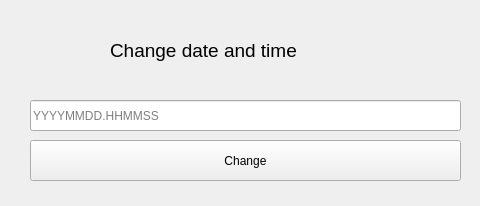
<?xml version="1.0" encoding="UTF-8"?>
<ui version="4.0">
 <class>MainWindow</class>
 <widget class="QMainWindow" name="MainWindow">
  <property name="geometry">
   <rect>
    <x>0</x>
    <y>0</y>
    <width>480</width>
    <height>206</height>
   </rect>
  </property>
  <property name="windowTitle">
   <string>Glassy</string>
  </property>
  <widget class="QWidget" name="centralwidget">
   <widget class="QLabel" name="label">
    <property name="geometry">
     <rect>
      <x>20</x>
      <y>10</y>
      <width>81</width>
      <height>81</height>
     </rect>
    </property>
    <property name="text">
     <string/>
    </property>
    <property name="pixmap">
     <pixmap>../img/clock.png</pixmap>
    </property>
    <property name="scaledContents">
     <bool>true</bool>
    </property>
   </widget>
   <widget class="QLabel" name="label_2">
    <property name="geometry">
     <rect>
      <x>110</x>
      <y>30</y>
      <width>331</width>
      <height>41</height>
     </rect>
    </property>
    <property name="font">
     <font>
      <pointsize>14</pointsize>
     </font>
    </property>
    <property name="text">
     <string>Change date and time</string>
    </property>
   </widget>
   <widget class="QLineEdit" name="lineEdit">
    <property name="geometry">
     <rect>
      <x>30</x>
      <y>100</y>
      <width>431</width>
      <height>31</height>
     </rect>
    </property>
    <property name="statusTip">
     <string/>
    </property>
    <property name="whatsThis">
     <string/>
    </property>
    <property name="placeholderText">
     <string>YYYYMMDD.HHMMSS</string>
    </property>
   </widget>
   <widget class="QPushButton" name="pushButton">
    <property name="geometry">
     <rect>
      <x>30</x>
      <y>140</y>
      <width>431</width>
      <height>41</height>
     </rect>
    </property>
    <property name="text">
     <string>Change</string>
    </property>
   </widget>
  </widget>
 </widget>
 <resources/>
 <connections/>
</ui>
